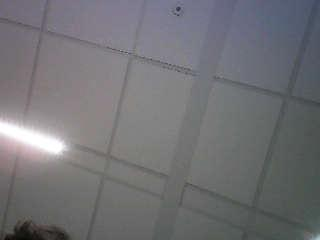
%> input picture Python code/live_latest.jpg, 320 x 240 px
$ octave --eval "result = process_line(imread('live_latest.jpg'));"   (GNU Octave 9; MATLAB toolbox functions it lacks are replaced by stand-ins)
%> lines starting %> are read from the running program, lines starting %| are printed output that depends on the picture; in (x1, y1, x2, y2) boxes, pixels count from 0 and x2, y2 are one past the last pixel; in counts of white or black regions, pixels touching at a corner belong together; the program's own positions count from 1
function output_img = process_line(input_img)
    % input_img moet een RGB uint8 image zijn
    gray = rgb2gray(input_img);
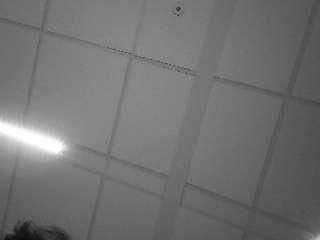
%> gray: size 240x320 uint8; min 7, max 255, mean 113.8

    % Binariseer voor zwarte lijn
    bw = imbinarize(gray, 'adaptive', 'ForegroundPolarity', 'dark', 'Sensitivity', 0.4);
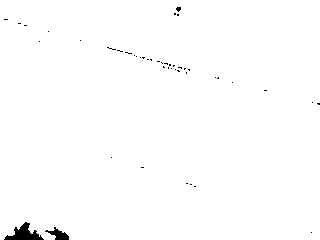
%> bw: size 240x320 logical; 99.2% white; 46 black regions (44 under 20 px), largest, box (x1, y1, x2, y2) and area: (4, 222, 44, 240) 338, (45, 227, 69, 240) 145

    % Zoek lijnen
    [H,theta,rho] = hough(bw);
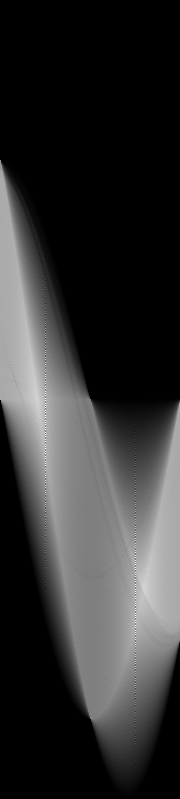
%> H: size 799x180 double; min 0, max 480, mean 95.3; drawn with min black and max white
%> theta = 180 values from -90 to 89; rho = 799 values from -399 to 399
    peaks = houghpeaks(H,5);
%> peaks = [408 46; 418 46; 430 46; 440 46; 570 136]
    lines = houghlines(bw,theta,rho,peaks);
%> lines = 5 lines; point1 to point2 (x, y): (12, 1) to (252, 240), (26, 1) to (266, 240), (43, 1) to (283, 240), (57, 1) to (297, 240), (241, 1) to (3, 240)

    output_img = input_img;
%> output_img is the input picture: size 240x320x3 uint8; mean R, G, B 113.5, 113.3, 117
    paarse_kleur = [128, 0, 128];

    for k = 1:length(lines)
        xy = [lines(k).point1; lines(k).point2];
        output_img = draw_paarse_lijn(output_img, xy, paarse_kleur, 3); % helper functie
    end
%> this loop made 5 passes
%> (xy, x1 in draw_paarse_lijn, x2 in draw_paarse_lijn, n in draw_paarse_lijn) on passes 1 to 5: ([12 1; 252 240], 12, 252, 241), ([26 1; 266 240], 26, 266, 241), ([43 1; 283 240], 43, 283, 241), ([57 1; 297 240], 57, 297, 241), ([241 1; 3 240], 241, 3, 240)
%> pass 2, in process_line, `output_img = draw_paarse_lijn(output_img, xy, paarse_kleur, 3);`:
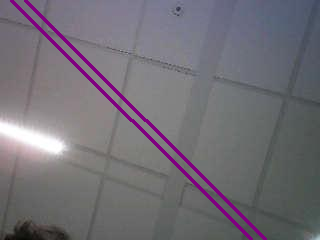
%> output_img: size 240x320x3 uint8; mean R, G, B 113.9, 109.7, 117.4
%> after the loop:
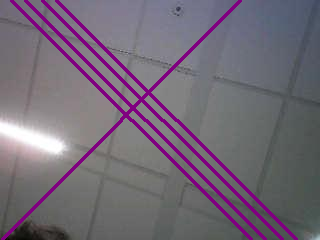
%> output_img: size 240x320x3 uint8; 7.75% of pixels changed, all inside (x1, y1, x2, y2) = (1, 0, 298, 240)
end

function img = draw_paarse_lijn(img, xy, kleur, width)
    % Teken een paarse lijn op een rgb image met Bresenham (of linspace)
    % xy: 2x2 matrix met [x1 y1; x2 y2]
    x1 = xy(1,1); y1 = xy(1,2);
    x2 = xy(2,1); y2 = xy(2,2);
    n = max(abs([x2-x1, y2-y1]))+1;
    x = round(linspace(x1, x2, n));
    y = round(linspace(y1, y2, n));
    for i = 1:length(x)
        for dx = -floor(width/2):floor(width/2)
            for dy = -floor(width/2):floor(width/2)
                xi = x(i)+dx;
                yi = y(i)+dy;
                if xi>0 && yi>0 && xi<=size(img,2) && yi<=size(img,1)
                    img(yi, xi, 1) = kleur(1);
                    img(yi, xi, 2) = kleur(2);
                    img(yi, xi, 3) = kleur(3);
                end
            end
        end
    end
end
